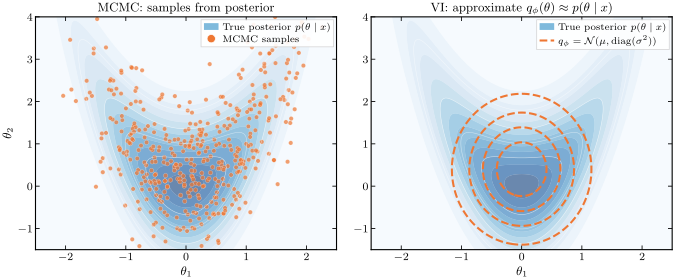

Write Python code to recreate this figure.
"""
Simple MCMC vs VI intro figure: just samples (left) and q_φ approximation (right).
"""

import numpy as np
import matplotlib.pyplot as plt
from pathlib import Path
from scipy import stats
from matplotlib.patches import Patch
from matplotlib.lines import Line2D

# Load the publication style
plt.style.use(Path("~/.claude/skills/matplotlib-publication/matplotlibrc").expanduser())

# Column widths (inches)
SINGLE_COL = 3.25
DOUBLE_COL = 6.75

# Colorblind-friendly Tol Vibrant palette
COLORS = {
    'blue': '#0077BB',
    'orange': '#EE7733',
    'teal': '#009988',
    'red': '#CC3311',
    'magenta': '#EE3377',
    'gray': '#BBBBBB',
    'cyan': '#33BBEE',
    'purple': '#AA3377',
}

np.random.seed(42)

# ============================================
# Banana posterior
# ============================================

def banana_log_prob(theta):
    x, y = theta[..., 0], theta[..., 1]
    return -0.5 * x**2 - 0.5 * (y - x**2)**2

def banana_density(x, y):
    return np.exp(-0.5 * x**2 - 0.5 * (y - x**2)**2)

# ============================================
# Generate MCMC samples
# ============================================

def mh_sample(n_steps, step_size=0.5):
    samples = []
    current = np.array([0.0, 1.0])
    for _ in range(n_steps):
        proposal = current + np.random.randn(2) * step_size
        log_ratio = banana_log_prob(proposal) - banana_log_prob(current)
        if np.log(np.random.rand()) < log_ratio:
            current = proposal
        samples.append(current.copy())
    return np.array(samples)

np.random.seed(123)
mcmc_samples = mh_sample(2000, step_size=0.6)
mcmc_samples = mcmc_samples[200::4]  # Thin and remove burn-in

# ============================================
# VI approximation (converged)
# ============================================

# These are roughly the converged values from real optimization
vi_mean = np.array([0.0, 0.4])
vi_std = np.array([0.65, 1.0])

# ============================================
# Create figure
# ============================================

fig, (ax_mcmc, ax_vi) = plt.subplots(1, 2, figsize=(DOUBLE_COL, 2.8), constrained_layout=True)

# Grid for contours
x_grid = np.linspace(-2.5, 2.5, 150)
y_grid = np.linspace(-1.5, 4, 150)
X, Y = np.meshgrid(x_grid, y_grid)
Z_true = banana_density(X, Y)

# VI Gaussian density
rv = stats.multivariate_normal(mean=vi_mean, cov=np.diag(vi_std**2))
Z_vi = rv.pdf(np.stack([X, Y], axis=-1))

# Left panel: MCMC samples
ax_mcmc.contourf(X, Y, Z_true, levels=12, cmap='Blues', alpha=0.6)
ax_mcmc.contour(X, Y, Z_true, levels=5, colors='white', linewidths=0.4, alpha=0.5)
ax_mcmc.scatter(mcmc_samples[:, 0], mcmc_samples[:, 1], s=10, c=COLORS['orange'],
                alpha=0.7, edgecolors='white', linewidths=0.2)

ax_mcmc.set_xlabel(r'$\theta_1$')
ax_mcmc.set_ylabel(r'$\theta_2$')
ax_mcmc.set_title('MCMC: samples from posterior')
ax_mcmc.set_xlim(-2.5, 2.5)
ax_mcmc.set_ylim(-1.5, 4)

# Legend for left panel
legend_elements = [
    Patch(facecolor=COLORS['blue'], alpha=0.5, label=r'True posterior $p(\theta \mid x)$'),
    Line2D([0], [0], marker='o', color='w', markerfacecolor=COLORS['orange'],
           markersize=6, label='MCMC samples'),
]
ax_mcmc.legend(handles=legend_elements, loc='upper right', fontsize=7)

# Right panel: VI approximation
ax_vi.contourf(X, Y, Z_true, levels=12, cmap='Blues', alpha=0.6)
ax_vi.contour(X, Y, Z_true, levels=5, colors='white', linewidths=0.4, alpha=0.5)
ax_vi.contour(X, Y, Z_vi, levels=4, colors=COLORS['orange'], linewidths=1.5, linestyles='--')

ax_vi.set_xlabel(r'$\theta_1$')
ax_vi.set_title(r'VI: approximate $q_\phi(\theta) \approx p(\theta \mid x)$')
ax_vi.set_xlim(-2.5, 2.5)
ax_vi.set_ylim(-1.5, 4)

# Legend for right panel
legend_elements_vi = [
    Patch(facecolor=COLORS['blue'], alpha=0.5, label=r'True posterior $p(\theta \mid x)$'),
    Line2D([0], [0], color=COLORS['orange'], linestyle='--', linewidth=1.5,
           label=r'$q_\phi = \mathcal{N}(\mu, \mathrm{diag}(\sigma^2))$'),
]
ax_vi.legend(handles=legend_elements_vi, loc='upper right', fontsize=7)

fig.savefig('mcmc_vs_vi_intro.pdf')
print("Saved mcmc_vs_vi_intro.pdf")
